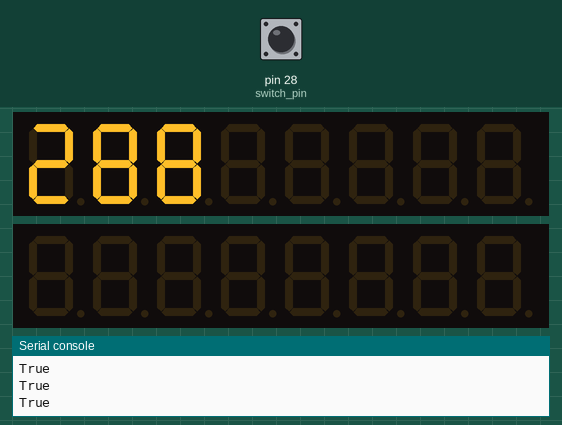
Simulated run of this program. Board: MicroPython board. Parts: 2 × 8-digit seven-segment display, the last lines printed to the serial console. Inputs (shaded band) come from the test bench; at power-on: pin 28 (switch_pin) HIGH.

Above: at 1.28 s.
1.3 s: pin 28 (switch_pin) pulled LOW for 0.15 s
At 1.59 s:
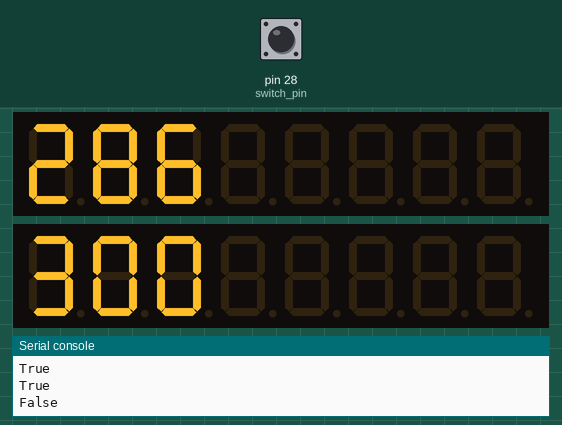
3.1 s: pin 28 (switch_pin) pulled LOW for 1 s
At 4.25 s:
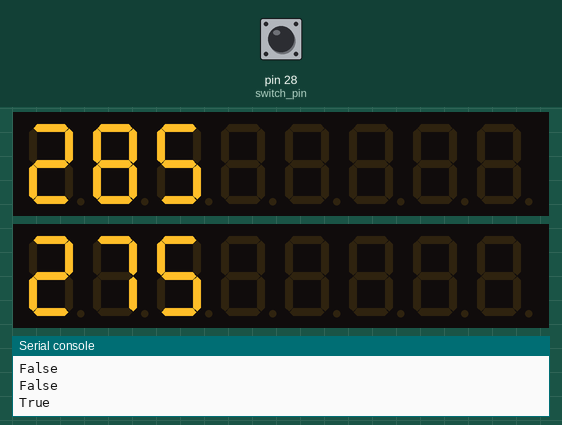
5.7 s: pin 28 (switch_pin) pulled LOW for 0.15 s
At 5.99 s:
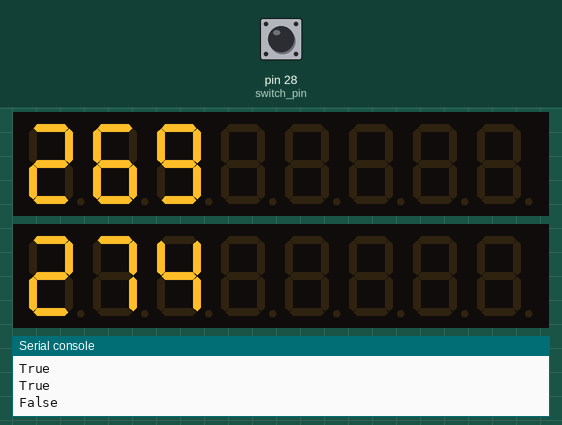
7.4 s: pin 28 (switch_pin) pulled LOW for 1 s
At 37.2 s:
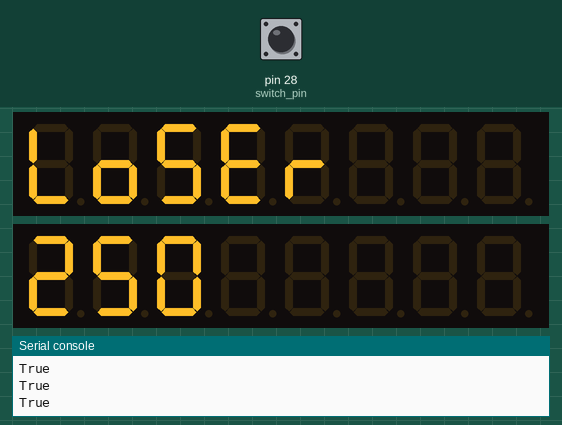

The program:

simple_switch.py
```python
from machine import RTC
import time
from machine import Pin, SoftSPI
import max7219_8digit

def display_time(active_player: bool, player_1_time, player_2_time):
    if active_player:
        msg = player_1_time
        if player_1_time < 0:
            msg = "Loser"
        player_1_display.write_to_buffer(str(msg))
        player_1_display.display()
    else:
        msg = player_2_time
        if player_2_time < 0:
            msg = "Loser"
        player_2_display.write_to_buffer(str(msg))
        player_2_display.display()

def decrement_time(active_player: bool, player_1_time, player_2_time):
    print(active_player)
    if active_player:
        player_1_time -= 1
    else:
        player_2_time -= 1
    return player_1_time, player_2_time

# Set up the pin connected to the switch
switch_pin = Pin(28, Pin.IN, Pin.PULL_UP)  # Replace 14 with the correct GPIO pin number

player_1_spi = SoftSPI(baudrate=100000, polarity=1, phase=0, sck=Pin(20), mosi=Pin(22), miso=Pin(0))
player_2_spi = SoftSPI(baudrate=100000, polarity=1, phase=0, sck=Pin(16), mosi=Pin(18), miso=Pin(0))

player_1_display = max7219_8digit.Display(player_1_spi,  Pin(21, Pin.OUT))
player_2_display = max7219_8digit.Display(player_2_spi,  Pin(17, Pin.OUT))

player_1_time = 300 # 5 minutes times 60 seconds times 100 decasonds
player_2_time = 300

active_player = True


# Loop to check the switch status
while True:
    if switch_pin.value() == 0:
        # used when the button is held down
        while switch_pin.value() == 0:
            display_time(active_player, player_1_time, player_2_time)
            player_1_time, player_2_time = decrement_time(active_player, player_1_time, player_2_time)
            time.sleep(0.1)
        active_player = not active_player

    display_time(active_player, player_1_time, player_2_time)
    player_1_time, player_2_time = decrement_time(active_player, player_1_time, player_2_time)

    time.sleep(0.1)  # Small delay to avoid excessive CPU usage
```

max7219_8digit.py
```python
# (licence header left out)
from machine import Pin, SoftSPI

CHAR_MAP = {
    '0': 0x7e, '1': 0x30, '2': 0x6d, '3': 0x79,
    '4': 0x33, '5': 0x5b, '6': 0x5f, '7': 0x70,
    '8': 0x7f, '9': 0x7b, 'a': 0x77, 'b': 0x1f,
    'c': 0x4e, 'd': 0x3d, 'e': 0x4f, 'f': 0x47,
    'g': 0x7b, 'h': 0x37, 'i': 0x30, 'j': 0x3c,
    'k': 0x57, 'l': 0x0e, 'm': 0x54, 'n': 0x15,
    'o': 0x1d, 'p': 0x67, 'q': 0x73, 'r': 0x05,
    's': 0x5b, 't': 0x0f, 'u': 0x1c, 'v': 0x3e,
    'w': 0x2a, 'x': 0x37, 'y': 0x3b, 'z': 0x6d,
    'A': 0x77, 'B': 0x1f, 'C': 0x4e, 'D': 0x3d,
    'E': 0x4f, 'F': 0x47, 'G': 0x7b, 'H': 0x37,
    'I': 0x30, 'J': 0x3c, 'K': 0x57, 'L': 0x0e,
    'M': 0x54, 'N': 0x15, 'O': 0x1d, 'P': 0x67,
    'Q': 0x73, 'R': 0x05, 'S': 0x5b, 'T': 0x0f,
    'U': 0x1c, 'V': 0x3e, 'W': 0x2a, 'X': 0x37,
    'Y': 0x3b, 'Z': 0x6d, ' ': 0x00, '-': 0x01,
    '\xb0': 0x63, '.': 0x80
}

REG_NO_OP           = 0x00
REG_DIGIT_BASE      = 0x01
REG_DECODE_MODE     = 0x09
REG_INTENSITY       = 0x0a
REG_SCAN_LIMIT      = 0x0b
REG_SHUTDOWN        = 0x0c
REG_DISPLAY_TEST    = 0x0f

class Display:

    def __init__(self, spi: SoftSPI, ss: Pin, intensity=7):
        self.spi = spi
        self.ss = ss
        self.buffer = bytearray(8)
        self.intensity = intensity
        self.reset()

    def reset(self):
        self.set_register(REG_DECODE_MODE, 0)
        self.set_register(REG_INTENSITY, self.intensity)
        self.set_register(REG_SCAN_LIMIT, 7)
        self.set_register(REG_DISPLAY_TEST, 0)
        self.set_register(REG_SHUTDOWN, 1)

    def set_register(self, register, value):
        self.ss.off()
        self.spi.write(bytearray([register, value]))
        self.ss.on()

    def decode_char(self, c: str):
        return CHAR_MAP.get(c, 0x00)
        # return d if d != None else CHAR_MAP.get(' ')

    def write_to_buffer(self, s):
        l = len(s)
        if l < 8:
            s = "%-8s" % s
        for i in range(0,8):
            self.buffer[7-i] = self.decode_char(s[i])

    def write_to_buffer_with_dots(self, s):

      len_s = len(s)

      x = 0
      i = 0
      while i < len_s:

        if x >= 8:
          break

        elif i < (len_s - 1) and s[i+1] == '.':
          self.buffer[7-x] = self.decode_char(s[i]) | 0x80
          i += 1
        else:
          self.buffer[7-x] = self.decode_char(s[i])

        x += 1
        i += 1

      while x < 8:
        self.buffer[7-x] = self.decode_char(' ')
        x += 1

    def display(self):
        for i in range(0,8):
            self.set_register(REG_DIGIT_BASE + i, self.buffer[i])

    def set_intensity(self, i):
        self.intensity = i
        self.set_register(REG_INTENSITY, self.intensity)
```

Measured:
- after the input at 1.3 s, the display: first differs from a run without the input after 0.24 s (image 1)
